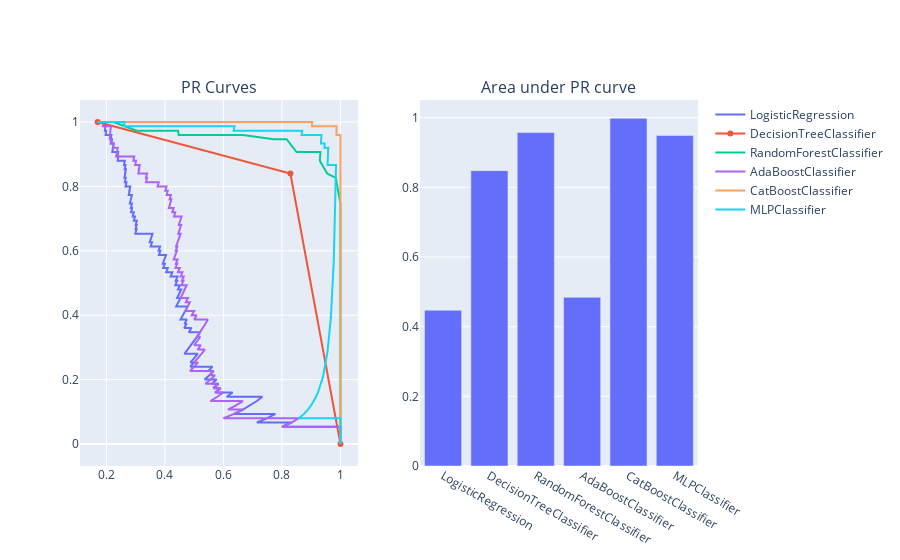

The cell this chart's notebook holds for it:
### Code cell
from plotly.express import bar
from plotly.graph_objects import Scatter
from plotly.subplots import make_subplots

figure = make_subplots(rows=1, cols=2, subplot_titles=['PR Curves', 'Area under PR curve'])

pr_aucs = dict()

for pipeline in model_pipelines:
    probas = pipeline.predict_proba(x_val)[:, 1]
    clf_name = get_model_name(pipeline[-1])
    precision, recall, _ = precision_recall_curve(y_val.astype('int'), probas)
    pr_aucs[clf_name] = pr_auc(precision, recall)
    figure.add_trace(Scatter(x=precision, y=recall, name=clf_name), row=1, col=1)

figure.add_trace(bar(x=list(pr_aucs.keys()), y=list(pr_aucs.values())).data[0], row=1, col=2)

### Figure 1 — Plotly figure (JSON) as saved in the notebook; plotly's stock layout.template omitted (floating-point values rounded to 4 significant figures; data arrays with more than 128 entries replaced by an {"elided": "..."} marker saying what was removed)
{"data": [{"name": "LogisticRegression", "x": {"elided": "442 float values"}, "y": {"elided": "442 float values"}, "type": "scatter", "xaxis": "x", "yaxis": "y"}, {"name": "DecisionTreeClassifier", "x": [0.1701, 0.8289, 1.0], "y": [1.0, 0.84, 0.0], "type": "scatter", "xaxis": "x", "yaxis": "y"}, {"name": "RandomForestClassifier", "x": [0.1701, 0.2119, 0.2149, 0.2174, 0.2193, 0.2199, 0.2212, 0.2219, 0.2226, 0.2232, 0.2239, 0.3042, 0.3054, 0.308, 0.3093, 0.3106, 0.312, 0.3133, 0.3147, 0.3174, 0.3188, 0.4424, 0.4451, 0.4472, 0.45, 0.4557, 0.4586, 0.4615, 0.4675, 0.4737, 0.48, 0.4832, 0.4865, 0.4898, 0.4932, 0.605, 0.6102, 0.6261, 0.6316, 0.6372, 0.6429, 0.6486, 0.6606, 0.6667, 0.7717, 0.7802, 0.7889, 0.7978, 0.8068, 0.8161, 0.85, 0.8608, 0.9315, 0.9306, 0.9296, 0.9545, 0.9841, 1.0, 1.0, 1.0, 1.0, 1.0, 1.0, 1.0, 1.0, 1.0, 1.0, 1.0, 1.0, 1.0, 1.0, 1.0, 1.0, 1.0, 1.0, 1.0, 1.0, 1.0, 1.0, 1.0, 1.0], "y": [1.0, 1.0, 1.0, 1.0, 1.0, 1.0, 1.0, 1.0, 1.0, 1.0, 1.0, 0.9733, 0.9733, 0.9733, 0.9733, 0.9733, 0.9733, 0.9733, 0.9733, 0.9733, 0.9733, 0.9733, 0.9733, 0.96, 0.96, 0.96, 0.96, 0.96, 0.96, 0.96, 0.96, 0.96, 0.96, 0.96, 0.96, 0.96, 0.96, 0.96, 0.96, 0.96, 0.96, 0.96, 0.96, 0.96, 0.9467, 0.9467, 0.9467, 0.9467, 0.9467, 0.9467, 0.9067, 0.9067, 0.9067, 0.8933, 0.88, 0.84, 0.8267, 0.7467, 0.7333, 0.6933, 0.68, 0.6667, 0.6533, 0.6267, 0.56, 0.5333, 0.48, 0.4667, 0.4533, 0.44, 0.36, 0.2667, 0.2533, 0.24, 0.16, 0.1333, 0.12, 0.06667, 0.05333, 0.02667, 0.0], "type": "scatter", "xaxis": "x", "yaxis": "y"}, {"name": "AdaBoostClassifier", "x": {"elided": "436 float values"}, "y": {"elided": "436 float values"}, "type": "scatter", "xaxis": "x", "yaxis": "y"}, {"name": "CatBoostClassifier", "x": {"elided": "440 float values"}, "y": {"elided": "440 float values"}, "type": "scatter", "xaxis": "x", "yaxis": "y"}, {"name": "MLPClassifier", "x": {"elided": "442 float values"}, "y": {"elided": "442 float values"}, "type": "scatter", "xaxis": "x", "yaxis": "y"}, {"alignmentgroup": "True", "hovertemplate": "x=%{x}<br>y=%{y}<extra></extra>", "legendgroup": "", "marker": {"color": "#636efa", "pattern": {"shape": ""}}, "name": "", "offsetgroup": "", "orientation": "v", "showlegend": false, "textposition": "auto", "x": ["LogisticRegression", "DecisionTreeClassifier", "RandomForestClassifier", "AdaBoostClassifier", "CatBoostClassifier", "MLPClassifier"], "xaxis": "x2", "y": [0.4472, 0.8481, 0.9574, 0.4843, 0.9983, 0.9488], "yaxis": "y2", "type": "bar"}], "layout": {"xaxis": {"anchor": "y", "domain": [0.0, 0.45]}, "yaxis": {"anchor": "x", "domain": [0.0, 1.0]}, "xaxis2": {"anchor": "y2", "domain": [0.55, 1.0]}, "yaxis2": {"anchor": "x2", "domain": [0.0, 1.0]}, "annotations": [{"font": {"size": 16}, "showarrow": false, "text": "PR Curves", "x": 0.225, "xanchor": "center", "xref": "paper", "y": 1.0, "yanchor": "bottom", "yref": "paper"}, {"font": {"size": 16}, "showarrow": false, "text": "Area under PR curve", "x": 0.775, "xanchor": "center", "xref": "paper", "y": 1.0, "yanchor": "bottom", "yref": "paper"}]}}
